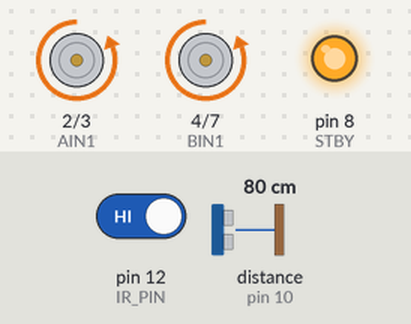
A sketch run on a simulated Arduino Uno, built with avr-gcc and run on an emulated ATmega328P. Shown: motor-driver pin pairs drawn as motors (green arrow = first pin HIGH = forward, orange = second pin HIGH = backward, longer = more drive, scaled by the enable pin, stopped while the standby pin is LOW), output pins drawn as LEDs (lit = HIGH). Wiring (inferred from the names in the program): ultrasonic range finder: trigger pin 9; echo pin 10. The test bench sets the inputs (shaded band); at power-on: distance to the obstacle (sensor on pin 10) 80 cm, pin 12 (IR_PIN) HIGH. The echo pulse lasts 58.3 µs per cm; pins used as bus, display or sensor lines are not drawn.

Above: at 1.2 s.
1.3 s: distance to the obstacle (sensor on pin 10) set to 250 cm
4.3 s: pin 12 (IR_PIN) driven LOW
At 5.5 s:
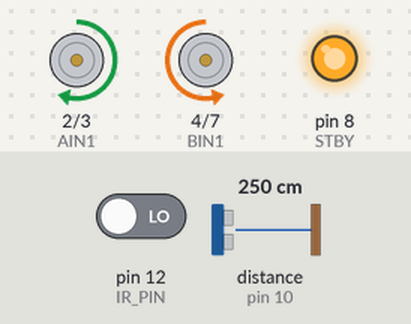
5.8 s: distance to the obstacle (sensor on pin 10) set to 40 cm
7.4 s: distance to the obstacle (sensor on pin 10) set to 35 cm
At 8.2 s:
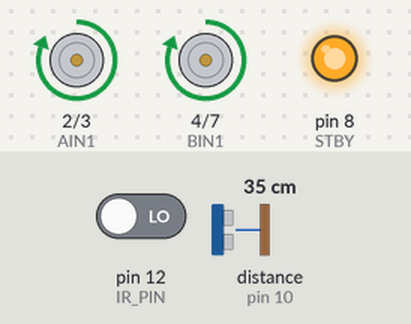
8.9 s: distance to the obstacle (sensor on pin 10) set to 60 cm
At 10.2 s:
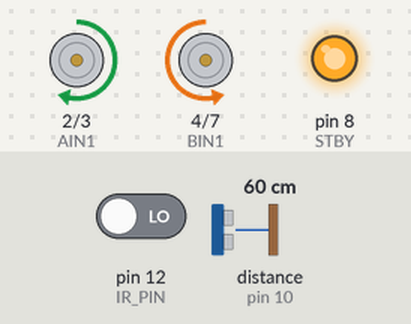
10.5 s: distance to the obstacle (sensor on pin 10) set to 2 cm
At 11.7 s:
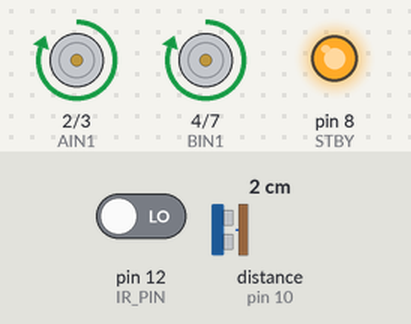
Timing chart, 0 to 13.2 s (numbered marks = the images above; inputs shaded):
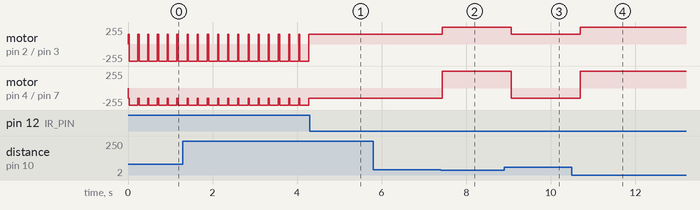

The sketch:

SUMO_Jan14.ino
```cpp
// ===== MOTOR DRIVER (TB6612FNG - I think?) =====
#define STBY 8
#define PWMA 6
#define AIN1 2
#define AIN2 3
#define BIN1 4
#define BIN2 7
#define PWMB 5

// ===== SENSORS =====
#define TRIG_PIN 9
#define ECHO_PIN 10
#define IR_PIN 12   // MH-Sensor D0

// ===== CONSTANTS =====
#define MAX_SPEED 255
#define SEARCH_SPEED 150
#define ATTACK_DISTANCE 36.5   // cm
#define IR_CONFIRM_TIME 25   // ms (noise filter)

// ===== SETUP =====
void setup() {
  pinMode(STBY, OUTPUT);
  pinMode(PWMA, OUTPUT);
  pinMode(AIN1, OUTPUT);
  pinMode(AIN2, OUTPUT);
  pinMode(BIN1, OUTPUT);
  pinMode(BIN2, OUTPUT);
  pinMode(PWMB, OUTPUT);

  pinMode(TRIG_PIN, OUTPUT);
  pinMode(ECHO_PIN, INPUT);
  pinMode(IR_PIN, INPUT);

  digitalWrite(STBY, HIGH); // enable motors
}

// ===== MOTOR CONTROL =====
void forward(int speed) {
  digitalWrite(AIN1, HIGH);
  digitalWrite(AIN2, LOW);
  digitalWrite(BIN1, HIGH);
  digitalWrite(BIN2, LOW);
  analogWrite(PWMA, speed);
  analogWrite(PWMB, speed);
}

void backward(int speed) {
  digitalWrite(AIN1, LOW);
  digitalWrite(AIN2, HIGH);
  digitalWrite(BIN1, LOW);
  digitalWrite(BIN2, HIGH);
  analogWrite(PWMA, speed);
  analogWrite(PWMB, speed);
}

void search() {
  // spin in place to find opponent
  digitalWrite(AIN1, HIGH);
  digitalWrite(AIN2, LOW);
  digitalWrite(BIN1, LOW);
  digitalWrite(BIN2, HIGH);
  analogWrite(PWMA, SEARCH_SPEED);
  analogWrite(PWMB, SEARCH_SPEED);
}

// ===== ULTRASONIC =====
long getDistance() {
  // Make sure trigger starts LOW
  digitalWrite(TRIG_PIN, LOW);
  delayMicroseconds(5);

  // Send 10 microsecond HIGH pulse
  digitalWrite(TRIG_PIN, HIGH);
  delayMicroseconds(10);
  digitalWrite(TRIG_PIN, LOW);

  // Measure the echo pulse
  long duration = pulseIn(ECHO_PIN, HIGH, 30000); // 30ms timeout (~5m)

  if (duration == 0) {
    // No object detected within range
    return -1;
  }

  // Convert time (microseconds) to distance in cm
  long distance = duration * 0.0343 / 2;

  // Optional: limit to max distance
  if (distance > 400) distance = 400; // max sensor range ~4m

  return distance;
}

// ===== IR CONFIRMATION (BLACK LINE / UNDER ROBOT) =====
bool dangerBelow() {
  unsigned long start = millis();
  while (millis() - start < IR_CONFIRM_TIME) {
    if (digitalRead(IR_PIN) == LOW) {
      return false; // safe floor detected again
    }
  }
  return true; // confirmed danger (edge or robot)
}

// ===== MAIN LOOP =====
void loop() {
  long distance = getDistance();
  int irState = digitalRead(IR_PIN);


  // DEFENSE MODE: another robot is underneath us
  if (digitalRead(IR_PIN) == LOW && dangerBelow()) {
    backward(MAX_SPEED);
    delay(250);  // back up enough to be safe
  }

  // ATTACK MODE
  else if (distance <= ATTACK_DISTANCE) {
    forward(MAX_SPEED);
  }

  // SEARCH MODE
  else {
    search();
  }

  // ---- SERIAL OUTPUT: sensor readings ----
  Serial.print("Distance: ");
  if (distance == -1) Serial.print("No echo");
  else Serial.print(distance); Serial.print(" cm");

  Serial.print(" | IR: ");
  Serial.print(irState == LOW ? "HIGH (safe)" : "LOW (triggered)");

  // ---- MOTOR DECISION ----
  if (dangerBelow()) {
    Serial.print(" | MODE: DEFENSE | Motor moving: BACKWARD");
    backward(MAX_SPEED);
  }
  else if (distance > 0 && distance <= ATTACK_DISTANCE) {
    Serial.print(" | MODE: ATTACK | Motor moving: FORWARD");
    forward(MAX_SPEED);
  }
  else {
    Serial.print(" | MODE: SEARCH | Motor moving: SEARCH SPIN");
    search();
  }

  Serial.println();
  delay(200); // small delay to avoid flooding Serial Monitor

}
```

Measured:
- the behaviour switches between 38 and 37 cm on distance to the obstacle (sensor on pin 10) (found by bisection; images 1 and 2)
- after the input at 4.3 s, motor on pin 2 (AIN1) / pin 3 (AIN2): stops changing and stays forward 150/255; motor on pin 4 (BIN1) / pin 7 (BIN2): stops changing and stays backward 150/255
- after the input at 5.8 s, every drawn part: stays the same
- after the input at 7.4 s, motor on pin 2 (AIN1) / pin 3 (AIN2): forward 150/255 → forward 255/255 at once; motor on pin 4 (BIN1) / pin 7 (BIN2): backward 150/255 → forward 255/255 at once
- after the input at 8.9 s, motor on pin 2 (AIN1) / pin 3 (AIN2): forward 255/255 → forward 150/255 after 0.17 s; motor on pin 4 (BIN1) / pin 7 (BIN2): forward 255/255 → backward 150/255 after 0.17 s
- after the input at 10.5 s, motor on pin 2 (AIN1) / pin 3 (AIN2): forward 150/255 → forward 255/255 after 0.20 s; motor on pin 4 (BIN1) / pin 7 (BIN2): backward 150/255 → forward 255/255 after 0.20 s
- by itself, motor on pin 2 (AIN1) / pin 3 (AIN2): alternates backward 255/255 for 0.22 s and forward 150/255 for 0.02 s
- by itself, motor on pin 4 (BIN1) / pin 7 (BIN2): alternates backward 255/255 for 0.22 s and backward 150/255 for 0.02 s
